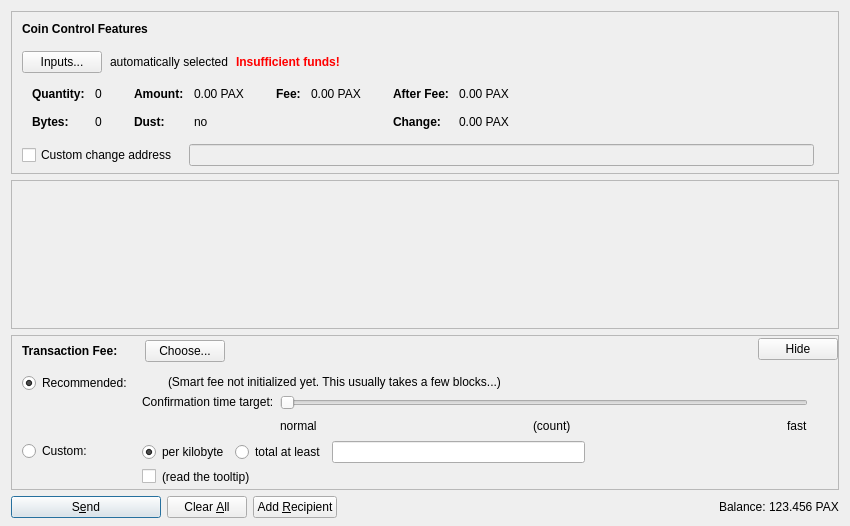
<?xml version="1.0" encoding="UTF-8"?>
<ui version="4.0">
 <class>SendCoinsDialog</class>
 <widget class="QDialog" name="SendCoinsDialog">
  <property name="geometry">
   <rect>
    <x>0</x>
    <y>0</y>
    <width>850</width>
    <height>526</height>
   </rect>
  </property>
  <property name="windowTitle">
   <string>Send Coins</string>
  </property>
  <layout class="QVBoxLayout" name="verticalLayout" stretch="0,1,0,0">
   <property name="bottomMargin">
    <number>8</number>
   </property>
   <item>
    <widget class="QFrame" name="frameCoinControl">
     <property name="sizePolicy">
      <sizepolicy hsizetype="Expanding" vsizetype="Expanding">
       <horstretch>0</horstretch>
       <verstretch>0</verstretch>
      </sizepolicy>
     </property>
     <property name="maximumSize">
      <size>
       <width>16777215</width>
       <height>16777215</height>
      </size>
     </property>
     <property name="frameShape">
      <enum>QFrame::StyledPanel</enum>
     </property>
     <property name="frameShadow">
      <enum>QFrame::Sunken</enum>
     </property>
     <layout class="QVBoxLayout" name="verticalLayoutCoinControl2">
      <property name="spacing">
       <number>0</number>
      </property>
      <property name="leftMargin">
       <number>0</number>
      </property>
      <property name="topMargin">
       <number>0</number>
      </property>
      <property name="rightMargin">
       <number>0</number>
      </property>
      <property name="bottomMargin">
       <number>6</number>
      </property>
      <item>
       <layout class="QVBoxLayout" name="verticalLayoutCoinControl" stretch="0,0,0,0,1">
        <property name="spacing">
         <number>0</number>
        </property>
        <property name="leftMargin">
         <number>10</number>
        </property>
        <property name="topMargin">
         <number>10</number>
        </property>
        <item>
         <layout class="QHBoxLayout" name="horizontalLayoutCoinControl1">
          <property name="bottomMargin">
           <number>15</number>
          </property>
          <item>
           <widget class="QLabel" name="labelCoinControlFeatures">
            <property name="sizePolicy">
             <sizepolicy hsizetype="Preferred" vsizetype="Maximum">
              <horstretch>0</horstretch>
              <verstretch>0</verstretch>
             </sizepolicy>
            </property>
            <property name="font">
             <font>
              <weight>75</weight>
              <bold>true</bold>
             </font>
            </property>
            <property name="styleSheet">
             <string notr="true">font-weight:bold;</string>
            </property>
            <property name="text">
             <string>Coin Control Features</string>
            </property>
           </widget>
          </item>
         </layout>
        </item>
        <item>
         <layout class="QHBoxLayout" name="horizontalLayoutCoinControl2" stretch="0,0,0,0">
          <property name="spacing">
           <number>8</number>
          </property>
          <property name="bottomMargin">
           <number>10</number>
          </property>
          <item>
           <widget class="QPushButton" name="pushButtonCoinControl">
            <property name="styleSheet">
             <string notr="true"/>
            </property>
            <property name="text">
             <string>Inputs...</string>
            </property>
            <property name="autoDefault">
             <bool>false</bool>
            </property>
           </widget>
          </item>
          <item>
           <widget class="QLabel" name="labelCoinControlAutomaticallySelected">
            <property name="text">
             <string>automatically selected</string>
            </property>
            <property name="margin">
             <number>5</number>
            </property>
           </widget>
          </item>
          <item>
           <widget class="QLabel" name="labelCoinControlInsuffFunds">
            <property name="font">
             <font>
              <weight>75</weight>
              <bold>true</bold>
             </font>
            </property>
            <property name="styleSheet">
             <string notr="true">color:red;font-weight:bold;</string>
            </property>
            <property name="text">
             <string>Insufficient funds!</string>
            </property>
            <property name="margin">
             <number>5</number>
            </property>
           </widget>
          </item>
          <item>
           <spacer name="horizontalSpacerCoinControl">
            <property name="orientation">
             <enum>Qt::Horizontal</enum>
            </property>
            <property name="sizeHint" stdset="0">
             <size>
              <width>40</width>
              <height>1</height>
             </size>
            </property>
           </spacer>
          </item>
         </layout>
        </item>
        <item>
         <widget class="QWidget" name="widgetCoinControl" native="true">
          <property name="sizePolicy">
           <sizepolicy hsizetype="Preferred" vsizetype="Preferred">
            <horstretch>0</horstretch>
            <verstretch>0</verstretch>
           </sizepolicy>
          </property>
          <property name="minimumSize">
           <size>
            <width>0</width>
            <height>0</height>
           </size>
          </property>
          <property name="styleSheet">
           <string notr="true"/>
          </property>
          <layout class="QHBoxLayout" name="horizontalLayoutCoinControl5">
           <property name="leftMargin">
            <number>0</number>
           </property>
           <property name="topMargin">
            <number>0</number>
           </property>
           <property name="rightMargin">
            <number>0</number>
           </property>
           <property name="bottomMargin">
            <number>0</number>
           </property>
           <item>
            <layout class="QHBoxLayout" name="horizontalLayoutCoinControl3" stretch="0,0,0,1">
             <property name="spacing">
              <number>20</number>
             </property>
             <property name="topMargin">
              <number>0</number>
             </property>
             <property name="bottomMargin">
              <number>10</number>
             </property>
             <item>
              <layout class="QFormLayout" name="formLayoutCoinControl1">
               <property name="horizontalSpacing">
                <number>10</number>
               </property>
               <property name="verticalSpacing">
                <number>14</number>
               </property>
               <property name="leftMargin">
                <number>10</number>
               </property>
               <property name="topMargin">
                <number>4</number>
               </property>
               <property name="rightMargin">
                <number>6</number>
               </property>
               <item row="0" column="0">
                <widget class="QLabel" name="labelCoinControlQuantityText">
                 <property name="font">
                  <font>
                   <weight>75</weight>
                   <bold>true</bold>
                  </font>
                 </property>
                 <property name="text">
                  <string>Quantity:</string>
                 </property>
                 <property name="margin">
                  <number>0</number>
                 </property>
                </widget>
               </item>
               <item row="0" column="1">
                <widget class="QLabel" name="labelCoinControlQuantity">
                 <property name="cursor">
                  <cursorShape>IBeamCursor</cursorShape>
                 </property>
                 <property name="contextMenuPolicy">
                  <enum>Qt::ActionsContextMenu</enum>
                 </property>
                 <property name="text">
                  <string notr="true">0</string>
                 </property>
                 <property name="margin">
                  <number>0</number>
                 </property>
                 <property name="textInteractionFlags">
                  <set>Qt::LinksAccessibleByMouse|Qt::TextSelectableByKeyboard|Qt::TextSelectableByMouse</set>
                 </property>
                </widget>
               </item>
               <item row="1" column="0">
                <widget class="QLabel" name="labelCoinControlBytesText">
                 <property name="font">
                  <font>
                   <weight>75</weight>
                   <bold>true</bold>
                  </font>
                 </property>
                 <property name="text">
                  <string>Bytes:</string>
                 </property>
                </widget>
               </item>
               <item row="1" column="1">
                <widget class="QLabel" name="labelCoinControlBytes">
                 <property name="cursor">
                  <cursorShape>IBeamCursor</cursorShape>
                 </property>
                 <property name="contextMenuPolicy">
                  <enum>Qt::ActionsContextMenu</enum>
                 </property>
                 <property name="text">
                  <string notr="true">0</string>
                 </property>
                 <property name="textInteractionFlags">
                  <set>Qt::LinksAccessibleByMouse|Qt::TextSelectableByKeyboard|Qt::TextSelectableByMouse</set>
                 </property>
                </widget>
               </item>
              </layout>
             </item>
             <item>
              <layout class="QFormLayout" name="formLayoutCoinControl2">
               <property name="horizontalSpacing">
                <number>10</number>
               </property>
               <property name="verticalSpacing">
                <number>14</number>
               </property>
               <property name="leftMargin">
                <number>6</number>
               </property>
               <property name="topMargin">
                <number>4</number>
               </property>
               <property name="rightMargin">
                <number>6</number>
               </property>
               <item row="0" column="0">
                <widget class="QLabel" name="labelCoinControlAmountText">
                 <property name="font">
                  <font>
                   <weight>75</weight>
                   <bold>true</bold>
                  </font>
                 </property>
                 <property name="text">
                  <string>Amount:</string>
                 </property>
                 <property name="margin">
                  <number>0</number>
                 </property>
                </widget>
               </item>
               <item row="0" column="1">
                <widget class="QLabel" name="labelCoinControlAmount">
                 <property name="cursor">
                  <cursorShape>IBeamCursor</cursorShape>
                 </property>
                 <property name="contextMenuPolicy">
                  <enum>Qt::ActionsContextMenu</enum>
                 </property>
                 <property name="text">
                  <string notr="true">0.00 PAX</string>
                 </property>
                 <property name="textInteractionFlags">
                  <set>Qt::LinksAccessibleByMouse|Qt::TextSelectableByKeyboard|Qt::TextSelectableByMouse</set>
                 </property>
                </widget>
               </item>
               <item row="1" column="0">
                <widget class="QLabel" name="labelCoinControlLowOutputText">
                 <property name="font">
                  <font>
                   <weight>75</weight>
                   <bold>true</bold>
                  </font>
                 </property>
                 <property name="text">
                  <string>Dust:</string>
                 </property>
                </widget>
               </item>
               <item row="1" column="1">
                <widget class="QLabel" name="labelCoinControlLowOutput">
                 <property name="cursor">
                  <cursorShape>IBeamCursor</cursorShape>
                 </property>
                 <property name="contextMenuPolicy">
                  <enum>Qt::ActionsContextMenu</enum>
                 </property>
                 <property name="text">
                  <string notr="true">no</string>
                 </property>
                 <property name="textInteractionFlags">
                  <set>Qt::LinksAccessibleByMouse|Qt::TextSelectableByKeyboard|Qt::TextSelectableByMouse</set>
                 </property>
                </widget>
               </item>
              </layout>
             </item>
             <item>
              <layout class="QFormLayout" name="formLayoutCoinControl3">
               <property name="horizontalSpacing">
                <number>10</number>
               </property>
               <property name="verticalSpacing">
                <number>14</number>
               </property>
               <property name="leftMargin">
                <number>6</number>
               </property>
               <property name="topMargin">
                <number>4</number>
               </property>
               <property name="rightMargin">
                <number>6</number>
               </property>
               <item row="0" column="0">
                <widget class="QLabel" name="labelCoinControlFeeText">
                 <property name="font">
                  <font>
                   <weight>75</weight>
                   <bold>true</bold>
                  </font>
                 </property>
                 <property name="text">
                  <string>Fee:</string>
                 </property>
                 <property name="margin">
                  <number>0</number>
                 </property>
                </widget>
               </item>
               <item row="0" column="1">
                <widget class="QLabel" name="labelCoinControlFee">
                 <property name="cursor">
                  <cursorShape>IBeamCursor</cursorShape>
                 </property>
                 <property name="contextMenuPolicy">
                  <enum>Qt::ActionsContextMenu</enum>
                 </property>
                 <property name="text">
                  <string notr="true">0.00 PAX</string>
                 </property>
                 <property name="textInteractionFlags">
                  <set>Qt::LinksAccessibleByMouse|Qt::TextSelectableByKeyboard|Qt::TextSelectableByMouse</set>
                 </property>
                </widget>
               </item>
              </layout>
             </item>
             <item>
              <layout class="QFormLayout" name="formLayoutCoinControl4">
               <property name="horizontalSpacing">
                <number>10</number>
               </property>
               <property name="verticalSpacing">
                <number>14</number>
               </property>
               <property name="leftMargin">
                <number>6</number>
               </property>
               <property name="topMargin">
                <number>4</number>
               </property>
               <property name="rightMargin">
                <number>6</number>
               </property>
               <item row="0" column="0">
                <widget class="QLabel" name="labelCoinControlAfterFeeText">
                 <property name="font">
                  <font>
                   <weight>75</weight>
                   <bold>true</bold>
                  </font>
                 </property>
                 <property name="text">
                  <string>After Fee:</string>
                 </property>
                 <property name="margin">
                  <number>0</number>
                 </property>
                </widget>
               </item>
               <item row="0" column="1">
                <widget class="QLabel" name="labelCoinControlAfterFee">
                 <property name="cursor">
                  <cursorShape>IBeamCursor</cursorShape>
                 </property>
                 <property name="contextMenuPolicy">
                  <enum>Qt::ActionsContextMenu</enum>
                 </property>
                 <property name="text">
                  <string notr="true">0.00 PAX</string>
                 </property>
                 <property name="textInteractionFlags">
                  <set>Qt::LinksAccessibleByMouse|Qt::TextSelectableByKeyboard|Qt::TextSelectableByMouse</set>
                 </property>
                </widget>
               </item>
               <item row="1" column="0">
                <widget class="QLabel" name="labelCoinControlChangeText">
                 <property name="font">
                  <font>
                   <weight>75</weight>
                   <bold>true</bold>
                  </font>
                 </property>
                 <property name="text">
                  <string>Change:</string>
                 </property>
                </widget>
               </item>
               <item row="1" column="1">
                <widget class="QLabel" name="labelCoinControlChange">
                 <property name="cursor">
                  <cursorShape>IBeamCursor</cursorShape>
                 </property>
                 <property name="contextMenuPolicy">
                  <enum>Qt::ActionsContextMenu</enum>
                 </property>
                 <property name="text">
                  <string notr="true">0.00 PAX</string>
                 </property>
                 <property name="textInteractionFlags">
                  <set>Qt::LinksAccessibleByMouse|Qt::TextSelectableByKeyboard|Qt::TextSelectableByMouse</set>
                 </property>
                </widget>
               </item>
              </layout>
             </item>
            </layout>
           </item>
          </layout>
         </widget>
        </item>
        <item>
         <layout class="QHBoxLayout" name="horizontalLayoutCoinControl4" stretch="0,0,0">
          <property name="spacing">
           <number>12</number>
          </property>
          <property name="sizeConstraint">
           <enum>QLayout::SetDefaultConstraint</enum>
          </property>
          <property name="topMargin">
           <number>5</number>
          </property>
          <property name="rightMargin">
           <number>5</number>
          </property>
          <item>
           <widget class="QCheckBox" name="checkBoxCoinControlChange">
            <property name="toolTip">
             <string>If this is activated, but the change address is empty or invalid, change will be sent to a newly generated address.</string>
            </property>
            <property name="text">
             <string>Custom change address</string>
            </property>
           </widget>
          </item>
          <item>
           <widget class="QValidatedLineEdit" name="lineEditCoinControlChange">
            <property name="enabled">
             <bool>false</bool>
            </property>
            <property name="sizePolicy">
             <sizepolicy hsizetype="Expanding" vsizetype="Fixed">
              <horstretch>0</horstretch>
              <verstretch>0</verstretch>
             </sizepolicy>
            </property>
           </widget>
          </item>
          <item>
           <widget class="QLabel" name="labelCoinControlChangeLabel">
            <property name="sizePolicy">
             <sizepolicy hsizetype="Preferred" vsizetype="Expanding">
              <horstretch>0</horstretch>
              <verstretch>0</verstretch>
             </sizepolicy>
            </property>
            <property name="minimumSize">
             <size>
              <width>0</width>
              <height>0</height>
             </size>
            </property>
            <property name="text">
             <string/>
            </property>
            <property name="margin">
             <number>3</number>
            </property>
           </widget>
          </item>
         </layout>
        </item>
        <item>
         <spacer name="verticalSpacerCoinControl">
          <property name="orientation">
           <enum>Qt::Vertical</enum>
          </property>
          <property name="sizeHint" stdset="0">
           <size>
            <width>800</width>
            <height>1</height>
           </size>
          </property>
         </spacer>
        </item>
       </layout>
      </item>
     </layout>
    </widget>
   </item>
   <item>
    <widget class="QScrollArea" name="scrollArea">
     <property name="widgetResizable">
      <bool>true</bool>
     </property>
     <widget class="QWidget" name="scrollAreaWidgetContents">
      <property name="geometry">
       <rect>
        <x>0</x>
        <y>0</y>
        <width>830</width>
        <height>104</height>
       </rect>
      </property>
      <layout class="QVBoxLayout" name="verticalLayout_2" stretch="0,1">
       <property name="leftMargin">
        <number>0</number>
       </property>
       <property name="topMargin">
        <number>0</number>
       </property>
       <property name="rightMargin">
        <number>0</number>
       </property>
       <property name="bottomMargin">
        <number>0</number>
       </property>
       <item>
        <layout class="QVBoxLayout" name="entries">
         <property name="spacing">
          <number>6</number>
         </property>
        </layout>
       </item>
       <item>
        <spacer name="verticalSpacer">
         <property name="orientation">
          <enum>Qt::Vertical</enum>
         </property>
         <property name="sizeHint" stdset="0">
          <size>
           <width>20</width>
           <height>40</height>
          </size>
         </property>
        </spacer>
       </item>
      </layout>
     </widget>
    </widget>
   </item>
   <item>
    <widget class="QFrame" name="frameFee">
     <property name="sizePolicy">
      <sizepolicy hsizetype="Expanding" vsizetype="Expanding">
       <horstretch>0</horstretch>
       <verstretch>0</verstretch>
      </sizepolicy>
     </property>
     <property name="maximumSize">
      <size>
       <width>16777215</width>
       <height>16777215</height>
      </size>
     </property>
     <property name="frameShape">
      <enum>QFrame::StyledPanel</enum>
     </property>
     <property name="frameShadow">
      <enum>QFrame::Sunken</enum>
     </property>
     <layout class="QVBoxLayout" name="verticalLayoutFee1">
      <property name="spacing">
       <number>0</number>
      </property>
      <property name="leftMargin">
       <number>0</number>
      </property>
      <property name="topMargin">
       <number>0</number>
      </property>
      <property name="rightMargin">
       <number>0</number>
      </property>
      <property name="bottomMargin">
       <number>0</number>
      </property>
      <item>
       <layout class="QVBoxLayout" name="verticalLayoutFee2" stretch="0,0,0">
        <property name="spacing">
         <number>0</number>
        </property>
        <property name="leftMargin">
         <number>10</number>
        </property>
        <property name="topMargin">
         <number>0</number>
        </property>
        <item>
         <layout class="QHBoxLayout" name="horizontalLayoutFee1">
          <property name="bottomMargin">
           <number>0</number>
          </property>
          <item>
           <layout class="QVBoxLayout" name="verticalLayoutFee7">
            <property name="spacing">
             <number>0</number>
            </property>
            <item>
             <spacer name="verticalSpacerSmartFee">
              <property name="orientation">
               <enum>Qt::Vertical</enum>
              </property>
              <property name="sizeType">
               <enum>QSizePolicy::Fixed</enum>
              </property>
              <property name="sizeHint" stdset="0">
               <size>
                <width>1</width>
                <height>4</height>
               </size>
              </property>
             </spacer>
            </item>
            <item>
             <layout class="QHBoxLayout" name="horizontalLayoutSmartFee">
              <property name="spacing">
               <number>10</number>
              </property>
              <item>
               <widget class="QLabel" name="labelFeeHeadline">
                <property name="sizePolicy">
                 <sizepolicy hsizetype="Preferred" vsizetype="Maximum">
                  <horstretch>0</horstretch>
                  <verstretch>0</verstretch>
                 </sizepolicy>
                </property>
                <property name="font">
                 <font>
                  <weight>75</weight>
                  <bold>true</bold>
                 </font>
                </property>
                <property name="styleSheet">
                 <string notr="true">font-weight:bold;</string>
                </property>
                <property name="text">
                 <string>Transaction Fee:</string>
                </property>
               </widget>
              </item>
              <item>
               <widget class="QLabel" name="labelFeeMinimized">
                <property name="text">
                 <string/>
                </property>
               </widget>
              </item>
              <item>
               <widget class="QPushButton" name="buttonChooseFee">
                <property name="text">
                 <string>Choose...</string>
                </property>
               </widget>
              </item>
             </layout>
            </item>
            <item>
             <spacer name="verticalSpacer_5">
              <property name="orientation">
               <enum>Qt::Vertical</enum>
              </property>
              <property name="sizeHint" stdset="0">
               <size>
                <width>1</width>
                <height>1</height>
               </size>
              </property>
             </spacer>
            </item>
           </layout>
          </item>
          <item>
           <spacer name="horizontalSpacer_4">
            <property name="orientation">
             <enum>Qt::Horizontal</enum>
            </property>
            <property name="sizeHint" stdset="0">
             <size>
              <width>40</width>
              <height>20</height>
             </size>
            </property>
           </spacer>
          </item>
          <item>
           <widget class="QPushButton" name="buttonMinimizeFee">
            <property name="toolTip">
             <string>collapse fee-settings</string>
            </property>
            <property name="text">
             <string>Hide</string>
            </property>
           </widget>
          </item>
         </layout>
        </item>
        <item>
         <widget class="QFrame" name="frameFeeSelection">
          <layout class="QVBoxLayout" name="verticalLayoutFee12">
           <property name="spacing">
            <number>0</number>
           </property>
           <property name="leftMargin">
            <number>0</number>
           </property>
           <property name="topMargin">
            <number>0</number>
           </property>
           <property name="rightMargin">
            <number>0</number>
           </property>
           <property name="bottomMargin">
            <number>0</number>
           </property>
           <item>
            <layout class="QGridLayout" name="gridLayoutFee">
             <property name="topMargin">
              <number>10</number>
             </property>
             <property name="bottomMargin">
              <number>4</number>
             </property>
             <property name="horizontalSpacing">
              <number>10</number>
             </property>
             <property name="verticalSpacing">
              <number>4</number>
             </property>
             <item row="1" column="1">
              <layout class="QVBoxLayout" name="verticalLayoutFee8">
               <property name="spacing">
                <number>6</number>
               </property>
               <item>
                <layout class="QHBoxLayout" name="horizontalLayoutFee13">
                 <item>
                  <widget class="QRadioButton" name="radioCustomPerKilobyte">
                   <property name="toolTip">
                    <string>If the custom fee is set to 1000 satoshis and the transaction is only 250 bytes, then &quot;per kilobyte&quot; only pays 250 satoshis in fee, while &quot;total at least&quot; pays 1000 satoshis. For transactions bigger than a kilobyte both pay by kilobyte.</string>
                   </property>
                   <property name="text">
                    <string>per kilobyte</string>
                   </property>
                   <property name="checked">
                    <bool>true</bool>
                   </property>
                   <attribute name="buttonGroup">
                    <string notr="true">groupCustomFee</string>
                   </attribute>
                  </widget>
                 </item>
                 <item>
                  <widget class="QRadioButton" name="radioCustomAtLeast">
                   <property name="toolTip">
                    <string>If the custom fee is set to 1000 satoshis and the transaction is only 250 bytes, then &quot;per kilobyte&quot; only pays 250 satoshis in fee, while &quot;total at least&quot; pays 1000 satoshis. For transactions bigger than a kilobyte both pay by kilobyte.</string>
                   </property>
                   <property name="text">
                    <string>total at least</string>
                   </property>
                   <attribute name="buttonGroup">
                    <string notr="true">groupCustomFee</string>
                   </attribute>
                  </widget>
                 </item>
                 <item>
                  <widget class="BitcoinAmountField" name="customFee"/>
                 </item>
                 <item>
                  <spacer name="horizontalSpacer_6">
                   <property name="orientation">
                    <enum>Qt::Horizontal</enum>
                   </property>
                   <property name="sizeHint" stdset="0">
                    <size>
                     <width>1</width>
                     <height>1</height>
                    </size>
                   </property>
                  </spacer>
                 </item>
                </layout>
               </item>
               <item>
                <layout class="QHBoxLayout" name="horizontalLayoutFee8">
                 <item>
                  <widget class="QCheckBox" name="checkBoxMinimumFee">
                   <property name="toolTip">
                    <string>Paying only the minimum fee is just fine as long as there is less transaction volume than space in the blocks. But be aware that this can end up in a never confirming transaction once there is more demand for paxcoin transactions than the network can process.</string>
                   </property>
                   <property name="text">
                    <string/>
                   </property>
                  </widget>
                 </item>
                 <item>
                  <widget class="QLabel" name="labelMinFeeWarning">
                   <property name="enabled">
                    <bool>true</bool>
                   </property>
                   <property name="toolTip">
                    <string>Paying only the minimum fee is just fine as long as there is less transaction volume than space in the blocks. But be aware that this can end up in a never confirming transaction once there is more demand for paxcoin transactions than the network can process.</string>
                   </property>
                   <property name="text">
                    <string>(read the tooltip)</string>
                   </property>
                   <property name="margin">
                    <number>5</number>
                   </property>
                  </widget>
                 </item>
                 <item>
                  <spacer name="horizontalSpacer_2">
                   <property name="orientation">
                    <enum>Qt::Horizontal</enum>
                   </property>
                   <property name="sizeHint" stdset="0">
                    <size>
                     <width>1</width>
                     <height>1</height>
                    </size>
                   </property>
                  </spacer>
                 </item>
                </layout>
               </item>
              </layout>
             </item>
             <item row="0" column="0">
              <layout class="QVBoxLayout" name="verticalLayoutFee4" stretch="0,1">
               <item>
                <widget class="QRadioButton" name="radioSmartFee">
                 <property name="text">
                  <string>Recommended:</string>
                 </property>
                 <property name="checked">
                  <bool>true</bool>
                 </property>
                 <attribute name="buttonGroup">
                  <string notr="true">groupFee</string>
                 </attribute>
                </widget>
               </item>
               <item>
                <spacer name="verticalSpacer_2">
                 <property name="orientation">
                  <enum>Qt::Vertical</enum>
                 </property>
                 <property name="sizeHint" stdset="0">
                  <size>
                   <width>1</width>
                   <height>1</height>
                  </size>
                 </property>
                </spacer>
               </item>
              </layout>
             </item>
             <item row="1" column="0">
              <layout class="QVBoxLayout" name="verticalLayoutFee9" stretch="0,1">
               <item>
                <widget class="QRadioButton" name="radioCustomFee">
                 <property name="text">
                  <string>Custom:</string>
                 </property>
                 <attribute name="buttonGroup">
                  <string notr="true">groupFee</string>
                 </attribute>
                </widget>
               </item>
               <item>
                <spacer name="verticalSpacer_6">
                 <property name="orientation">
                  <enum>Qt::Vertical</enum>
                 </property>
                 <property name="sizeHint" stdset="0">
                  <size>
                   <width>1</width>
                   <height>1</height>
                  </size>
                 </property>
                </spacer>
               </item>
              </layout>
             </item>
             <item row="0" column="1">
              <layout class="QVBoxLayout" name="verticalLayoutFee3" stretch="0,0,1">
               <property name="spacing">
                <number>6</number>
               </property>
               <property name="topMargin">
                <number>2</number>
               </property>
               <item>
                <layout class="QHBoxLayout" name="horizontalLayoutFee12">
                 <item>
                  <widget class="QLabel" name="labelSmartFee">
                   <property name="text">
                    <string/>
                   </property>
                   <property name="margin">
                    <number>2</number>
                   </property>
                  </widget>
                 </item>
                 <item>
                  <widget class="QLabel" name="labelFeeEstimation">
                   <property name="text">
                    <string/>
                   </property>
                  </widget>
                 </item>
                 <item>
                  <widget class="QLabel" name="labelSmartFee2">
                   <property name="text">
                    <string>(Smart fee not initialized yet. This usually takes a few blocks...)</string>
                   </property>
                   <property name="margin">
                    <number>2</number>
                   </property>
                  </widget>
                 </item>
                 <item>
                  <spacer name="horizontalSpacer_5">
                   <property name="orientation">
                    <enum>Qt::Horizontal</enum>
                   </property>
                   <property name="sizeHint" stdset="0">
                    <size>
                     <width>1</width>
                     <height>1</height>
                    </size>
                   </property>
                  </spacer>
                 </item>
                </layout>
               </item>
               <item>
                <layout class="QHBoxLayout" name="horizontalLayoutFee9">
                 <item>
                  <layout class="QVBoxLayout" name="verticalLayoutFee6">
                   <item>
                    <widget class="QLabel" name="labelSmartFee3">
                     <property name="text">
                      <string>Confirmation time target:</string>
                     </property>
                     <property name="margin">
                      <number>2</number>
                     </property>
                    </widget>
                   </item>
                   <item>
                    <spacer name="verticalSpacer_3">
                     <property name="orientation">
                      <enum>Qt::Vertical</enum>
                     </property>
                     <property name="sizeHint" stdset="0">
                      <size>
                       <width>1</width>
                       <height>1</height>
                      </size>
                     </property>
                    </spacer>
                   </item>
                  </layout>
                 </item>
                 <item>
                  <layout class="QVBoxLayout" name="verticalLayoutFee5">
                   <property name="rightMargin">
                    <number>30</number>
                   </property>
                   <item>
                    <widget class="QSlider" name="sliderSmartFee">
                     <property name="minimum">
                      <number>0</number>
                     </property>
                     <property name="maximum">
                      <number>23</number>
                     </property>
                     <property name="pageStep">
                      <number>1</number>
                     </property>
                     <property name="value">
                      <number>0</number>
                     </property>
                     <property name="orientation">
                      <enum>Qt::Horizontal</enum>
                     </property>
                     <property name="invertedAppearance">
                      <bool>false</bool>
                     </property>
                     <property name="invertedControls">
                      <bool>false</bool>
                     </property>
                     <property name="tickPosition">
                      <enum>QSlider::NoTicks</enum>
                     </property>
                    </widget>
                   </item>
                   <item>
                    <layout class="QHBoxLayout" name="horizontalLayoutFee10">
                     <item>
                      <widget class="QLabel" name="labelSmartFeeNormal">
                       <property name="text">
                        <string>normal</string>
                       </property>
                      </widget>
                     </item>
                     <item>
                      <spacer name="horizontalSpacer_7">
                       <property name="orientation">
                        <enum>Qt::Horizontal</enum>
                       </property>
                       <property name="sizeHint" stdset="0">
                        <size>
                         <width>40</width>
                         <height>20</height>
                        </size>
                       </property>
                      </spacer>
                     </item>
                     <item>
                      <widget class="QLabel" name="confirmationTargetLabel">
                       <property name="text">
                        <string notr="true">(count)</string>
                       </property>
                      </widget>
                     </item>
                     <item>
                      <spacer name="horizontalSpacer_3">
                       <property name="orientation">
                        <enum>Qt::Horizontal</enum>
                       </property>
                       <property name="sizeHint" stdset="0">
                        <size>
                         <width>40</width>
                         <height>20</height>
                        </size>
                       </property>
                      </spacer>
                     </item>
                     <item>
                      <widget class="QLabel" name="labelSmartFeeFast">
                       <property name="text">
                        <string>fast</string>
                       </property>
                      </widget>
                     </item>
                    </layout>
                   </item>
                  </layout>
                 </item>
                </layout>
               </item>
               <item>
                <spacer name="verticalSpacer_4">
                 <property name="orientation">
                  <enum>Qt::Vertical</enum>
                 </property>
                 <property name="sizeHint" stdset="0">
                  <size>
                   <width>1</width>
                   <height>1</height>
                  </size>
                 </property>
                </spacer>
               </item>
              </layout>
             </item>
            </layout>
           </item>
          </layout>
         </widget>
        </item>
        <item>
         <spacer name="verticalSpacerFee">
          <property name="orientation">
           <enum>Qt::Vertical</enum>
          </property>
          <property name="sizeHint" stdset="0">
           <size>
            <width>800</width>
            <height>1</height>
           </size>
          </property>
         </spacer>
        </item>
       </layout>
      </item>
     </layout>
    </widget>
   </item>
   <item>
    <layout class="QHBoxLayout" name="horizontalLayout">
     <item>
      <widget class="QPushButton" name="sendButton">
       <property name="minimumSize">
        <size>
         <width>150</width>
         <height>0</height>
        </size>
       </property>
       <property name="toolTip">
        <string>Confirm the send action</string>
       </property>
       <property name="text">
        <string>S&amp;end</string>
       </property>
       <property name="icon">
        <iconset resource="../bitcoin.qrc">
         <normaloff>:/icons/send</normaloff>:/icons/send</iconset>
       </property>
       <property name="autoDefault">
        <bool>false</bool>
       </property>
       <property name="default">
        <bool>true</bool>
       </property>
      </widget>
     </item>
     <item>
      <widget class="QPushButton" name="clearButton">
       <property name="sizePolicy">
        <sizepolicy hsizetype="Minimum" vsizetype="Fixed">
         <horstretch>0</horstretch>
         <verstretch>0</verstretch>
        </sizepolicy>
       </property>
       <property name="toolTip">
        <string>Clear all fields of the form.</string>
       </property>
       <property name="text">
        <string>Clear &amp;All</string>
       </property>
       <property name="icon">
        <iconset resource="../bitcoin.qrc">
         <normaloff>:/icons/remove</normaloff>:/icons/remove</iconset>
       </property>
       <property name="autoDefault">
        <bool>false</bool>
       </property>
      </widget>
     </item>
     <item>
      <widget class="QPushButton" name="addButton">
       <property name="toolTip">
        <string>Send to multiple recipients at once</string>
       </property>
       <property name="text">
        <string>Add &amp;Recipient</string>
       </property>
       <property name="icon">
        <iconset resource="../bitcoin.qrc">
         <normaloff>:/icons/add</normaloff>:/icons/add</iconset>
       </property>
       <property name="autoDefault">
        <bool>false</bool>
       </property>
      </widget>
     </item>
     <item>
      <spacer name="horizontalSpacer">
       <property name="orientation">
        <enum>Qt::Horizontal</enum>
       </property>
       <property name="sizeHint" stdset="0">
        <size>
         <width>40</width>
         <height>20</height>
        </size>
       </property>
      </spacer>
     </item>
     <item>
      <layout class="QHBoxLayout" name="horizontalLayout_2">
       <property name="spacing">
        <number>3</number>
       </property>
       <item>
        <widget class="QLabel" name="label">
         <property name="sizePolicy">
          <sizepolicy hsizetype="Preferred" vsizetype="Fixed">
           <horstretch>0</horstretch>
           <verstretch>0</verstretch>
          </sizepolicy>
         </property>
         <property name="text">
          <string>Balance:</string>
         </property>
        </widget>
       </item>
       <item>
        <widget class="QLabel" name="labelBalance">
         <property name="sizePolicy">
          <sizepolicy hsizetype="Preferred" vsizetype="Fixed">
           <horstretch>0</horstretch>
           <verstretch>0</verstretch>
          </sizepolicy>
         </property>
         <property name="cursor">
          <cursorShape>IBeamCursor</cursorShape>
         </property>
         <property name="text">
          <string notr="true">123.456 PAX</string>
         </property>
         <property name="textInteractionFlags">
          <set>Qt::LinksAccessibleByMouse|Qt::TextSelectableByKeyboard|Qt::TextSelectableByMouse</set>
         </property>
        </widget>
       </item>
      </layout>
     </item>
    </layout>
   </item>
  </layout>
 </widget>
 <customwidgets>
  <customwidget>
   <class>QValidatedLineEdit</class>
   <extends>QLineEdit</extends>
   <header>qvalidatedlineedit.h</header>
  </customwidget>
  <customwidget>
   <class>BitcoinAmountField</class>
   <extends>QLineEdit</extends>
   <header>bitcoinamountfield.h</header>
   <container>1</container>
  </customwidget>
 </customwidgets>
 <resources>
  <include location="../bitcoin.qrc"/>
 </resources>
 <connections/>
 <buttongroups>
  <buttongroup name="groupFee"/>
  <buttongroup name="groupCustomFee"/>
 </buttongroups>
</ui>
